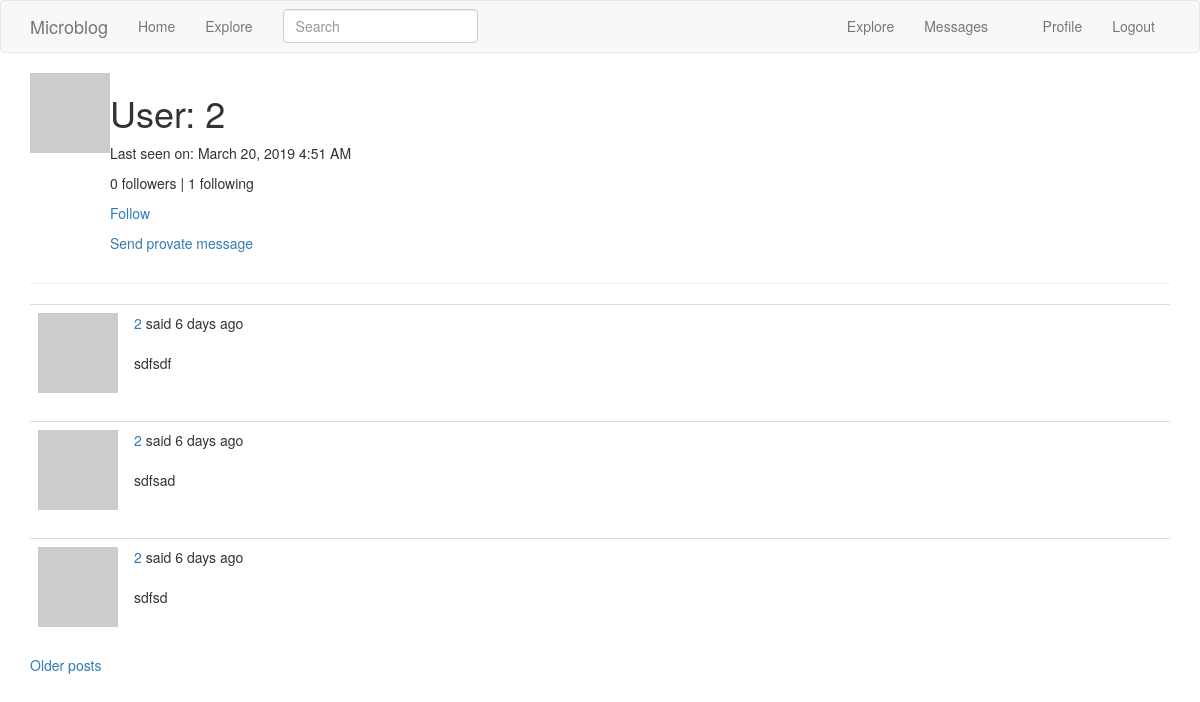
Page /user/2 (signed in) on the earlier database version.
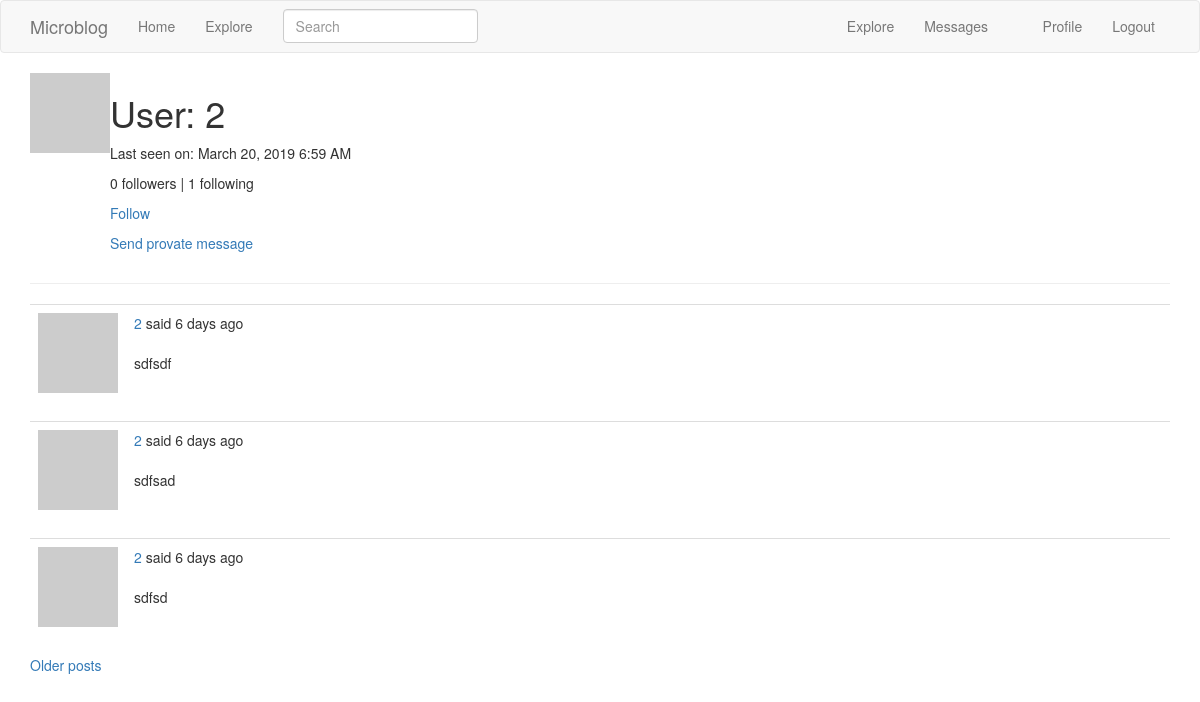
Same page on the later database version.
### app/models.py (models this page shows, shortened)
class User(UserMixin, db.Model):
    id = db.Column(db.Integer, primary_key=True)
    username = db.Column(db.String(64), index=True, unique=True)
    email = db.Column(db.String(120), index=True, unique=True)
    password_hash = db.Column(db.String(128))
    about_me = db.Column(db.String(140))
    last_seen = db.Column(db.DateTime, default=datetime.utcnow)
    posts = db.relationship('Post', backref='author', lazy='dynamic')
    followed = db.relationship(
        'User', secondary=followers,
        primaryjoin=(followers.c.follower_id == id),
        secondaryjoin=(followers.c.followed_id == id),
        backref=db.backref('followers', lazy='dynamic'), lazy='dynamic')
    messages_sent = db.relationship('Message',
                                    foreign_keys='Message.sender_id',
                                    backref='author', lazy='dynamic')
    messages_received = db.relationship('Message',
                                        foreign_keys='Message.recipient_id',
                                        backref='recipient', lazy='dynamic')
    notifications = db.relationship('Notification', backref='user',
                                    lazy='dynamic')
    tasks = db.relationship('Task', backref='user', lazy='dynamic')
    last_message_read_time = db.Column(db.DateTime)
    def avatar(self, size):
        digest = md5(self.email.lower().encode('utf-8')).hexdigest()
        return 'https://www.gravatar.com/avatar/{}?d=identicon&s={}'.format(digest, size)
    def is_following(self, user):
        return self.followed.filter(followers.c.followed_id == user.id).count() > 0
    def new_messages(self):
        last_read_time = self.last_message_read_time or datetime(1900, 1, 1)
        return Message.query.filter_by(recipient=self).filter(Message.timestamp > last_read_time).count()
    def get_tasks_in_progress(self):
        return Task.query.filter_by(user=self, complete=False).all()

class SearchableMixin(object):
    @classmethod
    def before_commit(cls, session):
        session._changes = {
            'add': list(session.new),
            'update': list(session.dirty),
            'delete': list(session.deleted)
        }
    @classmethod
    def after_commit(cls, session):
        for obj in session._changes['add']:
            if isinstance(obj, SearchableMixin):
                add_to_index(obj.__tablename__, obj)
        for obj in session._changes['update']:
            if isinstance(obj, SearchableMixin):
                add_to_index(obj.__tablename__, obj)
        for obj in session._changes['delete']:
            if isinstance(obj, SearchableMixin):
                remove_from_index(obj.__tablename__, obj)
        session._changes = None

class Post(SearchableMixin, db.Model):
    __searchable__ = ['body']
    id = db.Column(db.Integer, primary_key=True)
    body = db.Column(db.String(140))
    timestamp = db.Column(db.DateTime, index=True, default=datetime.utcnow)
    language = db.Column(db.String(5))
    user_id = db.Column(db.Integer, db.ForeignKey('user.id'))

### app/main/routes.py (the view)
@bp.route('/user/<username>')
@login_required
def user(username):
    user = User.query.filter_by(username=username).first_or_404()
    page = request.args.get('page', 1, type=int)
    posts = user.posts.order_by(Post.timestamp.desc()).paginate(
        page, current_app.config['POSTS_PER_PAGE'], False)
    next_url = url_for('main.user', username=user.username,
                       page=posts.next_num) if posts.has_next else None
    prev_url = url_for('main.user', username=user.username,
                       page=posts.prev_num) if posts.has_prev else None
    return render_template('user.html', user=user, posts=posts.items,
                           next_url=next_url, prev_url=prev_url)

### app/main/forms.py
class SearchForm(FlaskForm):
    q = StringField('Search', validators=[DataRequired()])
    def __init__(self, *args, **kwargs):
        if 'formdata' not in kwargs:
            kwargs['formdata'] = request.args
        if 'csrf_enabled' not in kwargs:
            kwargs['csrf_enabled'] = False
        super(SearchForm, self).__init__(*args, **kwargs)

### app/main/routes.py (called while the page is built)
@bp.before_app_request
def before_request():
    if current_user.is_authenticated:
        current_user.last_seen = datetime.utcnow()
        db.session.commit()
        g.search_form = SearchForm()
    g.locale = str(get_locale())

### app/models.py (called while the page is built)
@login.user_loader
def load_user(id):
    return User.query.get(int(id))

### app/templates/user.html (shortened to what this page needs)
{% extends "base.html" %}
{% block app_content %}
    <table>
        <tr valign="top">
            <td><img src="{{ user.avatar(128) }}"></td>
            <td>
                <h1>User: {{ user.username }}</h1>
                {% if user.last_seen %}
                <p>Last seen on: {{ moment(user.last_seen).format('LLL') }}</p>
                {% endif %}
                <p>{{ user.followers.count() }} followers | {{ user.followed.count() }} following</p>
                {% if user == current_user %}
                <a href="{{ url_for('main.edit_profile') }}">Edit your profile</a>
                {% if not current_user.get_task_in_progress('export_posts') %}
                    <p>
                        <a href="{{ url_for('main.export_posts') }}">
                            {{ 'Export your posts' }}
                        </a>
                    </p>
                {% endif %}
                {% elif not current_user.is_following(user) %}
                <p><a href="{{ url_for('main.follow', username=user.username) }}">Follow</a></p>
                {% else %}
                <p><a href="{{ url_for('main.unfollow', username=user.username) }}">Unfollow</a></p>
                {% endif %}
                {% if user != current_user %}
                <p>
                    <a href="{{ url_for('main.send_message',
                                         recipient=user.username) }}">
                      Send provate message
                    </a>
                </p>
                {% endif %}
            </td>
        </tr>
    </table>
    <hr>
    {% for post in posts %}
		{% include '_post.html' %}
    {% endfor %}
    {% if next_url %}
    <a href="{{ next_url }}">Older posts</a>
    {% endif %}
{% endblock %}

### app/templates/base.html (shortened to what this page needs)
{% extends 'bootstrap/base.html' %}
{% block navbar %}
    <nav class="navbar navbar-default">
        <div class="container">
            <div class="navbar-header">
                <a class="navbar-brand" href="{{ url_for('main.index') }}">Microblog</a>
            </div>
            <div class="collapse navbar-collapse" id="bs-example-navbar-collapse-1">
                <ul class="nav navbar-nav">
                    <li><a href="{{ url_for('main.index') }}">Home</a></li>
                    <li><a href="{{ url_for('main.explore') }}">Explore</a></li>
                </ul>
                <ul class="nav navbar-nav navbar-right">
                    {% if current_user.is_anonymous %}
                    <li><a href="{{ url_for('auth.login') }}">Login</a></li>
                    {% else %}
                    <li><a href="{{ url_for('main.explore') }}">Explore</a></li>
                    <li>
                        <a href="{{ url_for('main.messages') }}">
                            Messages
                            {% set new_messages = current_user.new_messages() %}
                        </a>
                    </li>
                    <li><a href="{{ url_for('main.user', username=current_user.username) }}">Profile</a></li>
                    <li><a href="{{ url_for('auth.logout') }}">Logout</a></li>
                    {% endif %}
                </ul>
                {% if g.search_form %}
                <form class="navbar-form navbar-left" method="get"
                        action="{{ url_for('main.search') }}">
                    <div class="form-group">
                        {{ g.search_form.q(size=20, class='form-control',
                            placeholder=g.search_form.q.label.text) }}
                    </div>
                </form>
                {% endif %}
            </div>
        </div>
    </nav>
{% endblock %}
{% block content %}
    <div class="container">
        {% block app_content %}{% endblock %}
    </div>
{% endblock %}

### app/templates/_post.html (shortened to what this page needs)
<table class="table table-hover">
    <tr valign="top">
        <td width="70px">
            <a href="{{ url_for('main.user', username=post.author.username) }}">
                <img src="{{ post.author.avatar(70) }}" />
            </a>
        </td>
        <td>
            {{ _('%(username)s said %(when)s', username=user_link, when=moment(post.timestamp).fromNow()) }}
            <br>
            <br><span id="post{{ post.id }}">{{ post.body }}</span>
        </td>
    </tr>
</table>

Differences in the rows shown:
changed User: last_seen "March 20, 2019 4:51 AM" → "March 20, 2019 6:59 AM"
